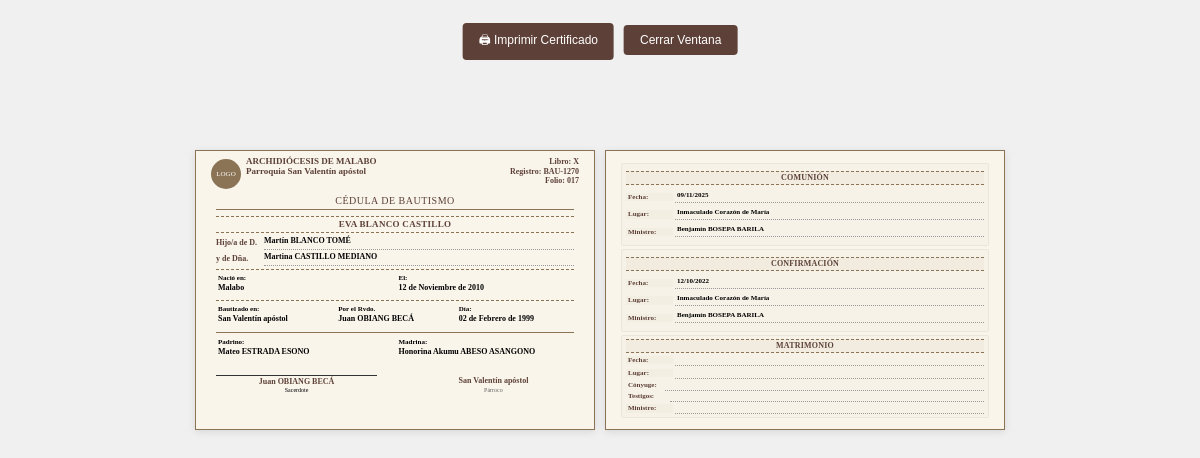
Page /report/imprimir_sacramentos.php?id=17 on the committed database.
### tables this page shows
CREATE TABLE `bautismo` (
  `id_bautismo` int(11) NOT NULL,
  `libro` text NOT NULL,
  `registro` varchar(50) DEFAULT NULL,
  `folio` int(6) DEFAULT NULL,
  `id_feligres` int(11) NOT NULL,
  `fecha` date DEFAULT NULL,
  `padrino` varchar(150) DEFAULT NULL,
  `madrina` varchar(150) DEFAULT NULL,
  `id_ministro` int(11) DEFAULT NULL,
  `id_parroquia` int(11) DEFAULT NULL,
  `estado` tinyint(1) NOT NULL DEFAULT 1,
  `id_pago` int(11) DEFAULT NULL,
  `monto_pago` decimal(12,2) DEFAULT 0.00
);

CREATE TABLE `parroquia` (
  `id_parroquia` int(11) NOT NULL,
  `nombre` varchar(150) NOT NULL,
  `direccion` varchar(200) DEFAULT NULL,
  `telefono` varchar(50) DEFAULT NULL
);

CREATE TABLE `feligres` (
  `id_feligres` int(11) NOT NULL,
  `nombre_completo` varchar(150) NOT NULL,
  `genero` enum('Masculino','Femenino') NOT NULL,
  `nombre_padre` varchar(150) DEFAULT NULL,
  `nombre_madre` varchar(150) DEFAULT NULL,
  `fecha_nacimiento` date DEFAULT NULL,
  `lugar_nacimiento` varchar(150) DEFAULT NULL
);

CREATE TABLE `ministros` (
  `id_ministro` int(11) NOT NULL,
  `nombre_completo` varchar(150) NOT NULL,
  `DIP` varchar(50) DEFAULT NULL,
  `telefono` varchar(50) DEFAULT NULL,
  `tipo` enum('Sacerdote','Diácono','Obispo','Catequista') NOT NULL
);

CREATE TABLE `comunion` (
  `id_comunion` int(11) NOT NULL,
  `registro` varchar(50) DEFAULT NULL,
  `id_feligres` int(11) DEFAULT NULL,
  `fecha` date DEFAULT NULL,
  `id_ministro` int(11) DEFAULT NULL,
  `id_parroquia` int(11) DEFAULT NULL,
  `estado` tinyint(1) NOT NULL DEFAULT 1,
  `id_pago` int(11) DEFAULT NULL,
  `monto_pago` decimal(12,2) DEFAULT 0.00
);

CREATE TABLE `confirmacion` (
  `id_confirmacion` int(11) NOT NULL,
  `registro` varchar(50) DEFAULT NULL,
  `id_feligres` int(11) DEFAULT NULL,
  `fecha` date DEFAULT NULL,
  `id_ministro` int(11) DEFAULT NULL,
  `id_parroquia` int(11) DEFAULT NULL,
  `estado` tinyint(1) NOT NULL DEFAULT 1,
  `id_pago` int(11) DEFAULT NULL,
  `monto_pago` decimal(12,2) DEFAULT 0.00
);

### report/imprimir_sacramentos.php (the view, shortened to what this page needs)
<?php
$database = new Database();
$db = $database->getConnection();
$id_bautismo = $_GET['id'] ?? 0;
$query = "
    SELECT
        b.id_bautismo,
        b.registro,
        b.fecha AS fecha_bautismo,
        b.padrino,
        b.madrina,
        p.nombre AS nombre_parroquia,
        p.direccion AS direccion_parroquia,
        f.id_feligres,
        f.nombre_completo,
        f.nombre_padre,
        f.nombre_madre,
        f.fecha_nacimiento,
        f.lugar_nacimiento,
        m.nombre_completo AS nombre_ministro,
        m.tipo AS tipo_ministro
    FROM bautismo b
    INNER JOIN feligres f ON b.id_feligres = f.id_feligres
    LEFT JOIN ministros m ON b.id_ministro = m.id_ministro
    LEFT JOIN parroquia p ON b.id_parroquia = p.id_parroquia
    WHERE b.id_feligres = :id
";
$stmt = $db->prepare($query);
$stmt->bindParam(':id', $id_bautismo, PDO::PARAM_INT);
$stmt->execute();
$bautismo = $stmt->fetch(PDO::FETCH_ASSOC);
function formatFechaCorta($fecha) {
    $meses = ['Enero', 'Febrero', 'Marzo', 'Abril', 'Mayo', 'Junio', 'Julio', 'Agosto', 'Septiembre', 'Octubre', 'Noviembre', 'Diciembre'];
    $f = date_create($fecha);
    return date_format($f, 'd') . ' de ' . $meses[date_format($f, 'n')-1] . ' de ' . date_format($f, 'Y');
}
$feligres_id = $bautismo['id_feligres'];
$libro = 'X';
$folio = str_pad($id_bautismo, 3, '0', STR_PAD_LEFT);
$logo_path = '../imagenes/.jpg';
$query_comunion = "SELECT
                    c.*,
                    m.nombre_completo as nombre_ministro,
                    p.nombre as nombre_parroquia
                  FROM comunion c
                  LEFT JOIN ministros m ON c.id_ministro = m.id_ministro
                  LEFT JOIN parroquia p ON c.id_parroquia = p.id_parroquia
                  WHERE c.id_feligres = :id_feligres";
$stmt_comunion = $db->prepare($query_comunion);
$stmt_comunion->bindParam(':id_feligres', $feligres_id);
$stmt_comunion->execute();
$comunion = $stmt_comunion->fetch(PDO::FETCH_ASSOC);
$query_confirmacion = "SELECT
                        conf.*,
                        m.nombre_completo as nombre_ministro,
                        p.nombre as nombre_parroquia
                      FROM confirmacion conf
                      LEFT JOIN ministros m ON conf.id_ministro = m.id_ministro
                      LEFT JOIN parroquia p ON conf.id_parroquia = p.id_parroquia
                      WHERE conf.id_feligres = :id_feligres";
$stmt_confirmacion = $db->prepare($query_confirmacion);
$stmt_confirmacion->bindParam(':id_feligres', $feligres_id);
$stmt_confirmacion->execute();
$confirmacion = $stmt_confirmacion->fetch(PDO::FETCH_ASSOC);
$query_matrimonio = "SELECT
                      mat.*,
                      m.nombre_completo as nombre_ministro,
                      p.nombre as nombre_parroquia,
                      f_esposo.nombre_completo as nombre_esposo,
                      f_esposa.nombre_completo as nombre_esposa
                    FROM matrimonio_feligres mf
                    INNER JOIN matrimonio mat ON mf.id_matrimonio = mat.id_matrimonio
                    LEFT JOIN ministros m ON mat.id_ministro = m.id_ministro
                    LEFT JOIN parroquia p ON mat.lugar = p.nombre
                    LEFT JOIN matrimonio_feligres mf_esposo ON mat.id_matrimonio = mf_esposo.id_matrimonio
                      AND mf_esposo.rol = 'esposo'
                    LEFT JOIN feligres f_esposo ON mf_esposo.id_feligres = f_esposo.id_feligres
                    LEFT JOIN matrimonio_feligres mf_esposa ON mat.id_matrimonio = mf_esposa.id_matrimonio
                      AND mf_esposa.rol = 'esposa'
                    LEFT JOIN feligres f_esposa ON mf_esposa.id_feligres = f_esposa.id_feligres
                    WHERE mf.id_feligres = :id_feligres
                    AND mf.rol IN ('esposo', 'esposa')
                    LIMIT 1";
$stmt_matrimonio = $db->prepare($query_matrimonio);
$stmt_matrimonio->bindParam(':id_feligres', $feligres_id);
$stmt_matrimonio->execute();
$matrimonio = $stmt_matrimonio->fetch(PDO::FETCH_ASSOC);
$testigos = [];
function formatFechaSimple($fecha) {
    return date('d/m/Y', strtotime($fecha));
}
?>
<!DOCTYPE html>
<html lang="es">
<head>
</head>
<body>
<div class="print-controls">
    <button onclick="window.print()">🖨 Imprimir Certificado</button>
    <button onclick="window.close();" class="btn btn-secondary">Cerrar Ventana</button>
</div>
<div class="certificate-container">
<div class="certificate">
    <div class="parish-logo">
        <?php if (file_exists($logo_path)): ?>
            <img src="<?= $logo_path ?>" alt="Logo Parroquia" onerror="this.style.display='none'">
        <?php else: ?>
            <div style="width: 30px; height: 30px; background: var(--gold); color: white; display: flex; align-items: center; justify-content: center; font-size: 7px; border-radius: 50%;">
                LOGO
            </div>
        <?php endif; ?>
    </div>
    <div class="parish-info">
        <h2>ARCHIDIÓCESIS DE MALABO</h2>
        <h2>Parroquia <?=htmlspecialchars($bautismo['nombre_parroquia'] ?? 'Parroquia Inmaculado Corazón de María') ?></h2>
    </div>
    <div class="record-number">
        Libro: <?= htmlspecialchars($libro) ?><br>
        Registro: <?= htmlspecialchars($bautismo['registro'] ?? 'N/A') ?><br>
        Folio: <?= htmlspecialchars($folio) ?>
    </div>
    <div class="book-header">
        <h1>CÉDULA DE BAUTISMO</h1>
    </div>
    <div class="main-content">
        <div class="highlight-name">
            <?= htmlspecialchars($bautismo['nombre_completo']) ?>
        </div>
        <div class="parent-line">
            <div class="parent-label">Hijo/a de D.</div>
            <div class="parent-names data-field"><?= htmlspecialchars($bautismo['nombre_padre'] ?? '') ?></div>
        </div>
        <div class="parent-line">
            <div class="parent-label">y de Dña.</div>
            <div class="parent-names data-field"><?= htmlspecialchars($bautismo['nombre_madre'] ?? '') ?></div>
        </div>
        <div class="small-divider"></div>
        <div class="details">
            <div>
                <strong>Nació en:</strong>
                <span class="data-field"><?= htmlspecialchars($bautismo['lugar_nacimiento'] ?? '') ?></span>
            </div>
            <div>
                <strong>El:</strong>
                <span class="data-field"><?= $bautismo['fecha_nacimiento'] ? formatFechaCorta($bautismo['fecha_nacimiento']) : '' ?></span>
            </div>
        </div>
        <div class="small-divider"></div>
        <div class="details">
            <div>
                <strong>Bautizado en:</strong>
                <span class="data-field"><?= htmlspecialchars($bautismo['nombre_parroquia'] ?? 'Parroquia Inmaculado Corazón de María') ?></span>
            </div>
            <div>
                <strong>Por el Rvdo.</strong>
                <span class="data-field"><?= htmlspecialchars($bautismo['nombre_ministro'] ?? '') ?></span>
            </div>
            <div>
                <strong>Día:</strong>
                <span class="data-field"><?= $bautismo['fecha_bautismo'] ? formatFechaCorta($bautismo['fecha_bautismo']) : '' ?></span>
            </div>
        </div>
        <div class="large-divider"></div>
        <div class="details">
            <div>
                <strong>Padrino:</strong>
                <span class="data-field"><?= htmlspecialchars($bautismo['padrino'] ?? '') ?></span>
            </div>
            <div>
                <strong>Madrina:</strong>
                <span class="data-field"><?= htmlspecialchars($bautismo['madrina'] ?? '') ?></span>
            </div>
        </div>
        <div class="signature-section">
            <div class="signature-box">
                <div class="signature-line"></div>
                <div class="ministro-name"><?= htmlspecialchars($bautismo['nombre_ministro'] ?? '') ?></div>
                <div style="font-size: 6px;"><?= htmlspecialchars($bautismo['tipo_ministro'] ?? '') ?></div>
            </div>
            <div class="parish-stamp">
                <div class="parish-name"><?= htmlspecialchars($bautismo['nombre_parroquia'] ?? 'INMACULADO CORAZÓN DE MARÍA') ?></div>
                <div style="font-size: 6px;">Párroco</div>
            </div>
        </div>
    </div>
</div>
<div class="certificate">
    <div class="sacramentos-container">
        <div class="sacramento-section">
            <div class="sacramento-title">COMUNIÓN</div>
            <div class="sacramento-line">
                <span class="line-label">Fecha:</span>
                <span class="line-value"><?= $comunion ? formatFechaSimple($comunion['fecha']) : '' ?></span>
            </div>
            <div class="sacramento-line">
                <span class="line-label">Lugar:</span>
                <span class="line-value"><?= $comunion ? htmlspecialchars($comunion['nombre_parroquia'] ?? '') : '' ?></span>
            </div>
            <div class="sacramento-line">
                <span class="line-label">Ministro:</span>
                <span class="line-value"><?= $comunion ? htmlspecialchars($comunion['nombre_ministro'] ?? '') : '' ?></span>
            </div>
        </div>
        <div class="sacramento-section">
            <div class="sacramento-title">CONFIRMACIÓN</div>
            <div class="sacramento-line">
                <span class="line-label">Fecha:</span>
                <span class="line-value"><?= $confirmacion ? formatFechaSimple($confirmacion['fecha']) : '' ?></span>
            </div>
            <div class="sacramento-line">
                <span class="line-label">Lugar:</span>
                <span class="line-value"><?= $confirmacion ? htmlspecialchars($confirmacion['nombre_parroquia'] ?? '') : '' ?></span>
            </div>
            <div class="sacramento-line">
                <span class="line-label">Ministro:</span>
                <span class="line-value"><?= $confirmacion ? htmlspecialchars($confirmacion['nombre_ministro'] ?? '') : '' ?></span>
            </div>
        </div>
        <div class="sacramento-section">
            <div class="sacramento-title">MATRIMONIO</div>
            <div class="sacramento-line">
                <span class="line-label">Fecha:</span>
                <span class="line-value"><?= $matrimonio ? formatFechaSimple($matrimonio['fecha']) : '' ?></span>
            </div>
            <div class="sacramento-line">
                <span class="line-label">Lugar:</span>
                <span class="line-value"><?= $matrimonio ? htmlspecialchars($matrimonio['lugar'] ?? '') : '' ?></span>
            </div>
            <?php if ($matrimonio && $matrimonio['nombre_esposo'] && $matrimonio['nombre_esposa']): ?>
            <div class="conyuges-line">
                <span class="conyuge-label">Cónyuge:</span>
                <span class="line-value">
                    <?php
                    if ($bautismo['nombre_completo'] == $matrimonio['nombre_esposo']) {
                        echo htmlspecialchars($matrimonio['nombre_esposa']);
                    } else {
                        echo htmlspecialchars($matrimonio['nombre_esposo']);
                    }
                    ?>
                </span>
            </div>
            <?php else: ?>
            <div class="conyuges-line">
                <span class="conyuge-label">Cónyuge:</span>
                <span class="line-value"></span>
            </div>
            <?php endif; ?>
            <?php if ($matrimonio && !empty($testigos)): ?>
            <div class="testigo-line">
                <span class="testigo-label">Testigos:</span>
                <span class="line-value">
                    <?php
                    $nombres_testigos = array_map(function($t) {
                        return $t['nombre_completo'];
                    }, $testigos);
                    echo htmlspecialchars(implode(' y ', array_slice($nombres_testigos, 0, 2)));
                    ?>
                </span>
            </div>
            <?php else: ?>
            <div class="testigo-line">
                <span class="testigo-label">Testigos:</span>
                <span class="line-value"></span>
            </div>
            <?php endif; ?>
            <div class="sacramento-line">
                <span class="line-label">Ministro:</span>
                <span class="line-value"><?= $matrimonio ? htmlspecialchars($matrimonio['nombre_ministro'] ?? '') : '' ?></span>
            </div>
        </div>
    </div>
   </div>
</div>
</body>
</html>

### rows in the picture
bautismo: id_parroquia.nombre "San Valentín apóstol", registro "BAU-1270", id_feligres.nombre_completo "EVA BLANCO CASTILLO", id_feligres.nombre_padre "Martín BLANCO TOMÉ", id_feligres.nombre_madre "Martina CASTILLO MEDIANO", id_feligres.lugar_nacimiento "Malabo", id_feligres.fecha_nacimiento "12 de Noviembre de 2010", id_ministro.nombre_completo "Juan OBIANG BECÁ", fecha "02 de Febrero de 1999", padrino "Mateo ESTRADA ESONO", madrina "Honorina Akumu ABESO ASANGONO", id_ministro.tipo "Sacerdote"
comunion: fecha "09/11/2025", id_parroquia.nombre "Inmaculado Corazón de María", id_ministro.nombre_completo "Benjamín BOSEPA BARILA"
confirmacion: fecha "12/10/2022", id_parroquia.nombre "Inmaculado Corazón de María", id_ministro.nombre_completo "Benjamín BOSEPA BARILA"

### other values in the picture
$libro "X"
$folio "017"
